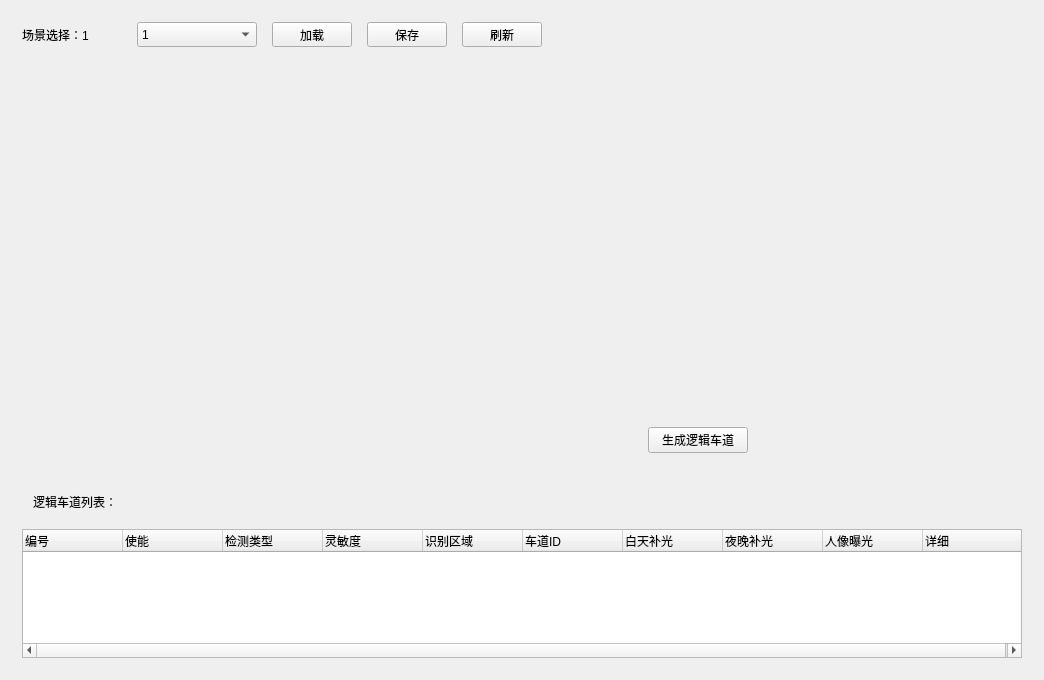
<?xml version="1.0" encoding="UTF-8"?>
<ui version="4.0">
 <class>Dlg_LogicLane</class>
 <widget class="QWidget" name="Dlg_LogicLane">
  <property name="geometry">
   <rect>
    <x>0</x>
    <y>0</y>
    <width>1044</width>
    <height>680</height>
   </rect>
  </property>
  <property name="windowTitle">
   <string>Dlg_LogicLane</string>
  </property>
  <layout class="QVBoxLayout" name="verticalLayout_3">
   <item>
    <widget class="QWidget" name="widget" native="true">
     <layout class="QHBoxLayout" name="horizontalLayout">
      <property name="spacing">
       <number>15</number>
      </property>
      <item>
       <widget class="QLabel" name="label">
        <property name="minimumSize">
         <size>
          <width>100</width>
          <height>0</height>
         </size>
        </property>
        <property name="text">
         <string>场景选择：1</string>
        </property>
       </widget>
      </item>
      <item>
       <widget class="QComboBox" name="cmb_sence">
        <property name="minimumSize">
         <size>
          <width>120</width>
          <height>25</height>
         </size>
        </property>
        <item>
         <property name="text">
          <string>1</string>
         </property>
        </item>
        <item>
         <property name="text">
          <string>2</string>
         </property>
        </item>
        <item>
         <property name="text">
          <string>3</string>
         </property>
        </item>
        <item>
         <property name="text">
          <string>4</string>
         </property>
        </item>
       </widget>
      </item>
      <item>
       <widget class="QPushButton" name="btn_load">
        <property name="minimumSize">
         <size>
          <width>80</width>
          <height>25</height>
         </size>
        </property>
        <property name="focusPolicy">
         <enum>Qt::NoFocus</enum>
        </property>
        <property name="text">
         <string>加载</string>
        </property>
       </widget>
      </item>
      <item>
       <widget class="QPushButton" name="btn_save">
        <property name="minimumSize">
         <size>
          <width>80</width>
          <height>25</height>
         </size>
        </property>
        <property name="focusPolicy">
         <enum>Qt::NoFocus</enum>
        </property>
        <property name="text">
         <string>保存</string>
        </property>
       </widget>
      </item>
      <item>
       <widget class="QPushButton" name="btn_fresh">
        <property name="minimumSize">
         <size>
          <width>80</width>
          <height>25</height>
         </size>
        </property>
        <property name="focusPolicy">
         <enum>Qt::NoFocus</enum>
        </property>
        <property name="text">
         <string>刷新</string>
        </property>
       </widget>
      </item>
      <item>
       <spacer name="horizontalSpacer">
        <property name="orientation">
         <enum>Qt::Horizontal</enum>
        </property>
        <property name="sizeHint" stdset="0">
         <size>
          <width>470</width>
          <height>20</height>
         </size>
        </property>
       </spacer>
      </item>
     </layout>
    </widget>
   </item>
   <item>
    <layout class="QHBoxLayout" name="horizontalLayout_2" stretch="0,1,0">
     <property name="leftMargin">
      <number>20</number>
     </property>
     <property name="rightMargin">
      <number>0</number>
     </property>
     <item>
      <widget class="Dlg_Video" name="video" native="true">
       <property name="minimumSize">
        <size>
         <width>600</width>
         <height>400</height>
        </size>
       </property>
       <property name="maximumSize">
        <size>
         <width>600</width>
         <height>400</height>
        </size>
       </property>
      </widget>
     </item>
     <item>
      <widget class="QWidget" name="widget_3" native="true">
       <property name="minimumSize">
        <size>
         <width>0</width>
         <height>0</height>
        </size>
       </property>
       <layout class="QVBoxLayout" name="verticalLayout">
        <item>
         <spacer name="verticalSpacer">
          <property name="orientation">
           <enum>Qt::Vertical</enum>
          </property>
          <property name="sizeHint" stdset="0">
           <size>
            <width>20</width>
            <height>348</height>
           </size>
          </property>
         </spacer>
        </item>
        <item>
         <widget class="QPushButton" name="btn_createLogicLane">
          <property name="minimumSize">
           <size>
            <width>0</width>
            <height>25</height>
           </size>
          </property>
          <property name="maximumSize">
           <size>
            <width>100</width>
            <height>16777215</height>
           </size>
          </property>
          <property name="text">
           <string>生成逻辑车道</string>
          </property>
         </widget>
        </item>
       </layout>
      </widget>
     </item>
     <item>
      <spacer name="horizontalSpacer_2">
       <property name="orientation">
        <enum>Qt::Horizontal</enum>
       </property>
       <property name="sizeHint" stdset="0">
        <size>
         <width>40</width>
         <height>20</height>
        </size>
       </property>
      </spacer>
     </item>
    </layout>
   </item>
   <item>
    <widget class="QWidget" name="widget_4" native="true">
     <layout class="QVBoxLayout" name="verticalLayout_2">
      <item>
       <widget class="QWidget" name="widget_5" native="true">
        <layout class="QHBoxLayout" name="horizontalLayout_3">
         <item>
          <widget class="QLabel" name="label_2">
           <property name="text">
            <string>逻辑车道列表：</string>
           </property>
          </widget>
         </item>
         <item>
          <spacer name="horizontalSpacer_3">
           <property name="orientation">
            <enum>Qt::Horizontal</enum>
           </property>
           <property name="sizeHint" stdset="0">
            <size>
             <width>897</width>
             <height>20</height>
            </size>
           </property>
          </spacer>
         </item>
        </layout>
       </widget>
      </item>
      <item>
       <widget class="QTreeWidget" name="treeWidget">
        <property name="styleSheet">
         <string notr="true">QTreeWidget
{
	spacing:5px;
	outline:0px;
}

QTreeWidget::item
{
	color:rgb(255,255,255);
	height: 30px;
	text-align: center;
}
QTreeWidget::item::hover
{
	background-color:rgb(0,255,0,50);
}
QTreeWidget::item::selected
{
	 background-color: rgb(255,0,0,100);
	color: rgb(255, 255, 255);
	font-size: 14px;
}

QWidget:focus{outline: none;}
</string>
        </property>
        <property name="columnCount">
         <number>10</number>
        </property>
        <column>
         <property name="text">
          <string>编号</string>
         </property>
        </column>
        <column>
         <property name="text">
          <string>使能</string>
         </property>
        </column>
        <column>
         <property name="text">
          <string>检测类型</string>
         </property>
        </column>
        <column>
         <property name="text">
          <string>灵敏度</string>
         </property>
        </column>
        <column>
         <property name="text">
          <string>识别区域</string>
         </property>
        </column>
        <column>
         <property name="text">
          <string>车道ID</string>
         </property>
        </column>
        <column>
         <property name="text">
          <string>白天补光</string>
         </property>
        </column>
        <column>
         <property name="text">
          <string>夜晚补光</string>
         </property>
        </column>
        <column>
         <property name="text">
          <string>人像曝光</string>
         </property>
        </column>
        <column>
         <property name="text">
          <string>详细</string>
         </property>
        </column>
       </widget>
      </item>
     </layout>
    </widget>
   </item>
  </layout>
 </widget>
 <layoutdefault spacing="6" margin="11"/>
 <customwidgets>
  <customwidget>
   <class>Dlg_Video</class>
   <extends>QWidget</extends>
   <header>dlg_video.h</header>
   <container>1</container>
  </customwidget>
 </customwidgets>
 <resources/>
 <connections/>
</ui>
